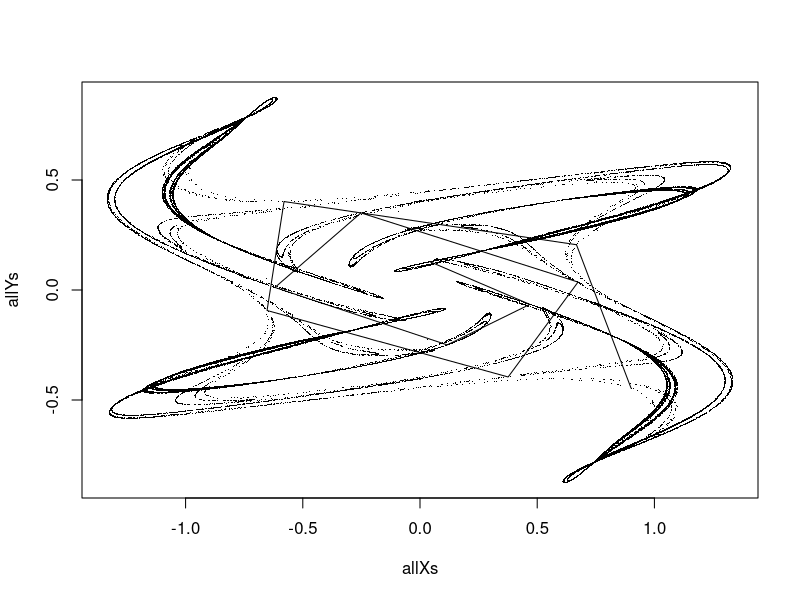

The R script that drew this image:

doStrangeAttractor <- function() {
  a <- -0.5845918
  b <- 3.379879
  c <- .335145
  d <- .544728
  pointsToPlot <- 100000
  
  
  x <- .1
  y <- .1
  allXs = rep(0,pointsToPlot)
  allYs = rep(0,pointsToPlot)
  for(i in 1:pointsToPlot) {
    newx <- sin(y*b) + c*sin(x*b)
    newy <- sin(x*a) + d*sin(y*a)
    x <- newx
    y <- newy
    allXs[i] <- x
    allYs[i] <- y
  }
  
  plot(allXs, allYs, pch='.')
  lines(allXs[100:110], allYs[100:110])
}

doStrangeAttractor2 <- function() {
  
  #good values tend to be:
  # -3 < a,b > 3
  # .5 < c,d > 1.5
  a <- -0.966918
  b <- 2.879879
  c <- -.765145
  d <- .744728
  pointsToPlot <- 100000
  
  
  x <- .1
  y <- .1
  allXs = rep(0,pointsToPlot)
  allYs = rep(0,pointsToPlot)
  for(i in 1:pointsToPlot) {
    newx <- sin(y*b) + sin(sin(x*b)) + sin(sin(sin(x*b)))
    newy <- sin(x*a) + sin(sin(y*a)) + sin(sin(sin(y*c)))
    x <- newx
    y <- newy
    allXs[i] <- x
    allYs[i] <- y
  }
  
  plot(allXs, allYs, pch=".", col=rgb(red=1,green=0,blue=0.1, alpha=1))
  #lines(allXs[100:110], allYs[100:110])
}

doStrangeAttractor()